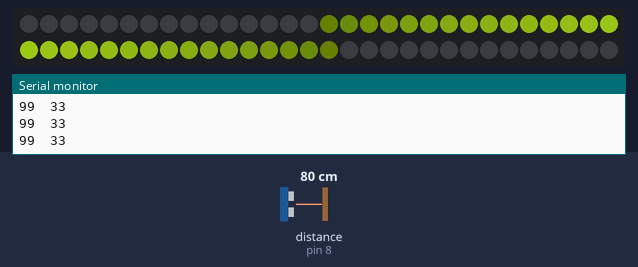
Bench run of a sketch on a simulated Arduino Uno, built with avr-gcc and run on an emulated ATmega328P. Parts: 60 RGB LEDs in strip order, left to right, continuing on the next row, the last lines printed to the serial monitor. The test bench sets the inputs (shaded band); at power-on: distance to the obstacle (sensor on pin 8) 80 cm. The echo pulse lasts 58.3 µs per cm; dim RGB values are drawn brighter than linear; the strip is taken to match the declared colour order.

Above: at 1.2 s.
1.3 s: distance to the obstacle (sensor on pin 8) set to 2 cm
At 2.1 s:
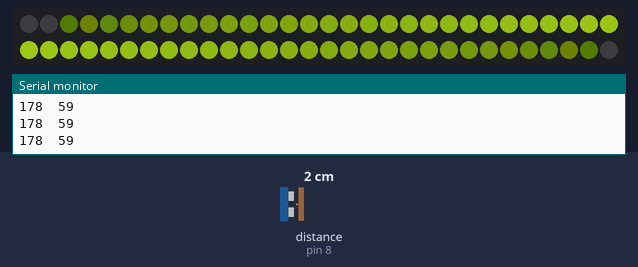
3.1 s: distance to the obstacle (sensor on pin 8) set to 35 cm
At 4.3 s:
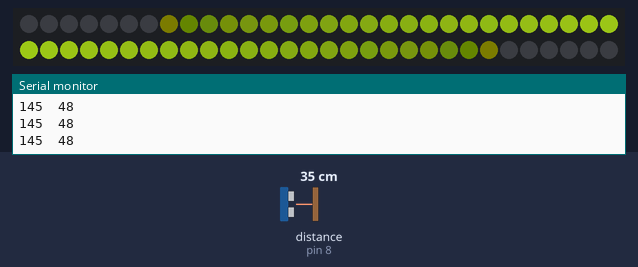
4.6 s: distance to the obstacle (sensor on pin 8) set to 120 cm
At 5.22 s:
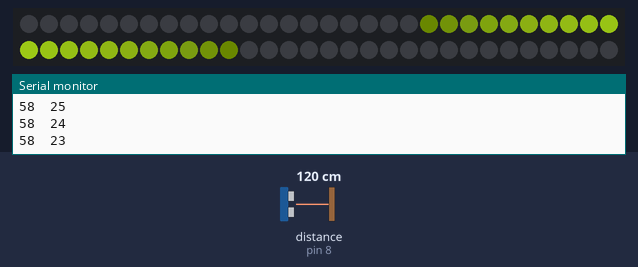
Timing chart, 0 to 7.6 s (numbered marks = the images above; inputs shaded):
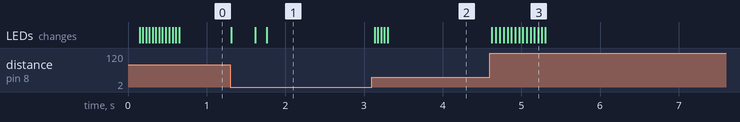

The sketch:

ultrasound_inifinity_mirror.ino
```cpp
#include <Adafruit_NeoPixel.h>
#ifdef __AVR__
  #include <avr/power.h>
#endif
#include <NewPing.h>

//LED vars
#define LED_CONTROL_PIN 10 //blue
#define NUMLEDS 60
#define WAIT 10
#define BRIGHTNESS 100

//ultrasound pins
#define TRIGGER_PIN  9  //orange; Arduino pin tied to trigger pin on the ultrasonic sensor.
#define ECHO_PIN     8  //brown:  Arduino pin tied to echo pin on the ultrasonic sensor.
#define MAX_DISTANCE 180 // Maximum distance we want to ping for (in centimeters). Maximum sensor distance is rated at 400-500cm.

Adafruit_NeoPixel strip = Adafruit_NeoPixel(NUMLEDS, LED_CONTROL_PIN, NEO_RGB + NEO_KHZ800);
NewPing sonar(TRIGGER_PIN, ECHO_PIN, MAX_DISTANCE); // NewPing setup of pins and maximum distance.

uint32_t off = strip.Color(0,0,0);
 unsigned int numLeds = 0;

void setup() {
  Serial.begin(115200);

  strip.setBrightness(BRIGHTNESS);
  strip.begin();
  setBackground(off);
  strip.show(); // Initialize all pixels to 'off'
}

void loop() {


    unsigned int uS = sonar.ping();
    float multiplier = NUMLEDS / (float) MAX_DISTANCE;
    unsigned int cm = uS / US_ROUNDTRIP_CM;
    if(cm > 0){
      cm = MAX_DISTANCE - cm;
      unsigned int target = multiplier * cm;
      if(numLeds < target) numLeds ++;
      if(numLeds > target) numLeds --;
    }
    else {
      if(numLeds > 0) numLeds--;
    }


    uint8_t yellow []  {200, 255, 30};

    Serial.print(cm);
    Serial.print('\t');
    Serial.println(numLeds);

    setBackground(off);
    setBlur(30, numLeds/2, yellow);

    strip.show();
    delay(WAIT);

}

uint8_t* toArray(uint32_t v){

  static uint8_t a[4];

  a[0] = (uint8_t) (v);
  a[1] = (uint8_t) (v >>  8);
  a[2] = (uint8_t) (v >> 16);
  a[3] = (uint8_t) (v >> 24);
  return a;
}

uint32_t fromArray(uint8_t* b){

  uint32_t u;
  u = b[0];
  u = (u  << 8) + b[1];
  u = (u  << 8) + b[2];
  u = (u  << 8) + b[3];
  return u;


}

//void setBlur(uint16_t center, uint16_t radius, uint32_t color){
//  setBlur(center, radius, toArray(color));
//
//}

void setBlur(uint16_t center, uint16_t radius, uint8_t grb[]){

  uint8_t colors[3];
  uint32_t color;

  for(int i=0;i<radius;i++){

    float r = (float) (radius);
    float intensity = (1 - ( i / r));

    colors[0] = grb[0] * intensity;
    colors[1] = grb[1] * intensity;
    colors[2] = grb[2] * intensity;
    color = strip.Color(colors[0],colors[1],colors[2]);

    setLed(center + i, color);
    setLed(center - i, color);
  }
}

void setBackground(uint32_t color){
    for(uint16_t i=0; i<strip.numPixels(); i++) {
//      accumulator[i] = color;
      strip.setPixelColor(i, color);
    }
}

void setLed(uint16_t pos, uint32_t color){
//  accumulator[pos] = color;
  pos %= NUMLEDS;
  strip.setPixelColor(pos, color);
}
```

Measured:
- after the input at 1.3 s, the LEDs: first change at once (image 1 shows a later state)
- after the input at 3.1 s, the LEDs: first change at once (image 2 shows a later state)
- after the input at 4.6 s, the LEDs: first change at once (image 3 shows a later state)
